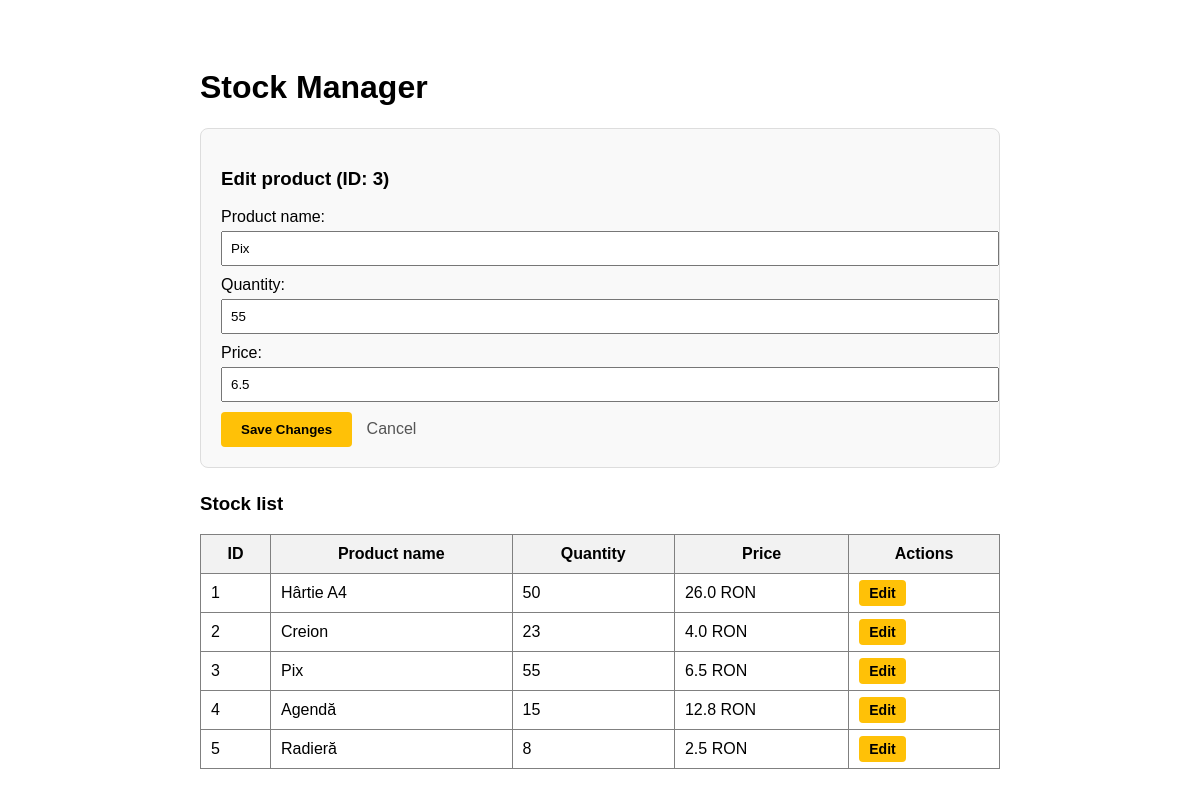
The page /edit/3 on the database its author committed.
### tables this page shows
CREATE TABLE products (
            id INTEGER PRIMARY KEY AUTOINCREMENT,
            name TEXT NOT NULL,
            quantity INTEGER NOT NULL,
            price REAL NOT NULL
        );

### app.py (the view)
@app.route('/edit/<int:id>')
def edit_product(id):
    conn = get_db_connection()
    products = conn.execute('SELECT * FROM products').fetchall()
    product_to_edit = conn.execute('SELECT * FROM products WHERE id = ?', (id,)).fetchone()
    conn.close()
    return render_template('index.html', products=products, product_to_edit=product_to_edit)

### app.py (called while the page is built)
def get_db_connection():
    conn = sqlite3.connect('stock.db') # deschide conexiunea la baza de date
    conn.row_factory = sqlite3.Row # permite accesarea coloanelor din baza de date ca și cum ar fi atribute ale unui obiect
    return conn # returnează obiectul de conexiune creat

### templates/index.html (shortened to what this page needs)
<!DOCTYPE html>
<html lang="ro">
<head>
    <link rel="stylesheet" href="{{ url_for('static', filename='style.css') }}">
</head>
<body>
    <div class="container" style="padding: 40px; font-family: sans-serif; max-width: 800px; margin: auto;">
        <h1>Stock Manager</h1>
        <div class="card-add">
            <h3>{% if product_to_edit %}Edit product (ID: {{ product_to_edit.id }}){% else %}Add new product{% endif %}</h3>
            <form action="{% if product_to_edit %}/update/{{ product_to_edit.id }}{% else %}/add{% endif %}" method="POST">
                <div style="margin-bottom: 10px;">
                    <label>Product name:</label><br>
                    <input type="text" name="name" value="{{ product_to_edit.name if product_to_edit else '' }}" required style="width: 100%; padding: 8px; margin-top: 5px;">
                </div>
                <div style="margin-bottom: 10px;">
                    <label>Quantity:</label><br>
                    <input type="number" name="quantity" value="{{ product_to_edit.quantity if product_to_edit else '' }}" required style="width: 100%; padding: 8px; margin-top: 5px;">
                </div>
                <div style="margin-bottom: 10px;">
                    <label>Price:</label><br>
                    <input type="number" step="0.01" name="price" value="{{ product_to_edit.price if product_to_edit else '' }}" required style="width: 100%; padding: 8px; margin-top: 5px;">
                </div>
                <button type="submit" class="btn-form {% if product_to_edit %}btn-edit{% else %}btn-add{% endif %}">
                    {% if product_to_edit %}Save Changes{% else %}Add Product{% endif %}
                </button>
                {% if product_to_edit %}
                <a href="/" style="margin-left: 10px; text-decoration: none; color: #555;">Cancel</a>
                {% endif %}
            </form>
        </div>
        <h3>Stock list</h3>
        <table border="1" cellpadding="10" cellspacing="0" style="width: 100%; border-collapse: collapse;">
            <tr style="background: #f2f2f2;">
                <th>ID</th>
                <th>Product name</th>
                <th>Quantity</th>
                <th>Price</th>
                <th>Actions</th>
            </tr>
            {% for product in products %}
            <tr>
                <td>{{ product.id }}</td>
                <td>{{ product.name }}</td>
                <td>{{ product.quantity }}</td>
                <td>{{ product.price }} RON</td>
                <td>
                    <a href="/edit/{{ product.id }}" style="background: #ffc107; color: black; padding: 5px 10px; text-decoration: none; border-radius: 4px; font-size: 14px; font-weight: bold;">Edit</a>
                </td>
            </tr>
            {% endfor %}
        </table>
    </div>
</body>
</html>

### static/style.css (style rules this page uses)
.card-add { background: #f9f9f9; border: 1px solid #ddd; padding: 20px; margin-bottom: 25px; border-radius: 8px; }
.btn-form { padding: 10px 20px; border: none; border-radius: 4px; cursor: pointer; font-weight: bold; }
.btn-edit { background: #ffc107; color: black; }

### rows shown on the page
products: id "3", name "Pix", quantity "55", price "6.5"
products: id "1", name "Hârtie A4", quantity "50", price "26.0"
products: id "2", name "Creion", quantity "23", price "4.0"
products: id "4", name "Agendă", quantity "15", price "12.8"
products: id "5", name "Radieră", quantity "8", price "2.5"
